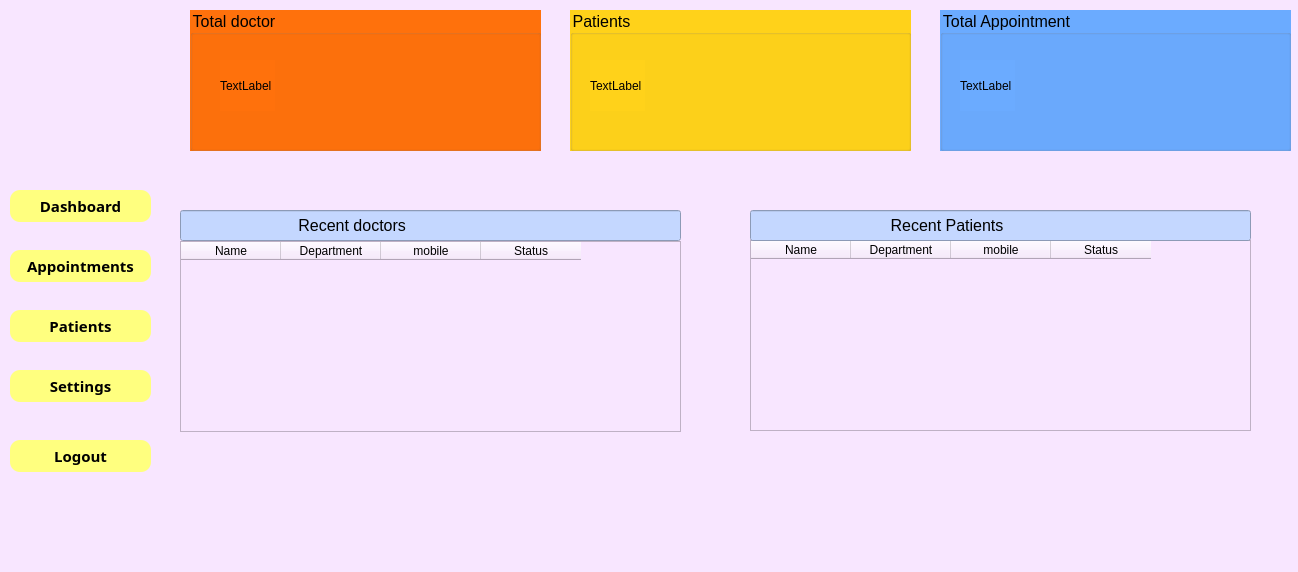
<ui version="4.0">
 <class>MainWindow</class>
 <widget class="QMainWindow" name="MainWindow" styleSheet="background-color: rgb(240, 240, 240);">
  <property name="geometry">
   <rect>
    <x>0</x>
    <y>0</y>
    <width>1298</width>
    <height>572</height>
   </rect>
  </property>
  <property name="windowTitle">
   <string>MainWindow</string>
  </property>
  <property name="styleSheet">
   <string notr="true">background-color: rgb(255, 170, 255);
background-color: rgb(248, 230, 255);</string>
  </property>
  <widget class="QWidget" name="centralwidget">
   <widget class="QPushButton" name="pushButton">
    <property name="geometry">
     <rect>
      <x>10</x>
      <y>190</y>
      <width>141</width>
      <height>32</height>
     </rect>
    </property>
    <property name="font">
     <font>
      <family>MS Reference Sans Serif</family>
      <pointsize>11</pointsize>
      <weight>75</weight>
      <italic>false</italic>
      <bold>true</bold>
      <underline>false</underline>
      <strikeout>false</strikeout>
      <kerning>true</kerning>
     </font>
    </property>
    <property name="styleSheet">
     <string notr="true">selection-color: rgb(255, 255, 127);
background-color: rgb(255, 255, 127);
color: black;
border-radius: 10px;</string>
    </property>
    <property name="text">
     <string>Dashboard</string>
    </property>
    <property name="default">
     <bool>false</bool>
    </property>
    <property name="flat">
     <bool>false</bool>
    </property>
   </widget>
   <widget class="QPushButton" name="pushButton_2">
    <property name="geometry">
     <rect>
      <x>10</x>
      <y>250</y>
      <width>141</width>
      <height>32</height>
     </rect>
    </property>
    <property name="font">
     <font>
      <family>MS Reference Sans Serif</family>
      <pointsize>11</pointsize>
      <weight>75</weight>
      <italic>false</italic>
      <bold>true</bold>
      <underline>false</underline>
      <strikeout>false</strikeout>
      <kerning>true</kerning>
     </font>
    </property>
    <property name="styleSheet">
     <string notr="true">background-color: rgb(149, 79, 255);
background-color: rgb(255, 195, 98);
background-color: rgb(114, 67, 255);
background-color: rgb(255, 255, 127);
border-radius: 10px;</string>
    </property>
    <property name="text">
     <string>Appointments</string>
    </property>
    <property name="default">
     <bool>false</bool>
    </property>
    <property name="flat">
     <bool>false</bool>
    </property>
   </widget>
   <widget class="QPushButton" name="pushButton_4">
    <property name="geometry">
     <rect>
      <x>10</x>
      <y>310</y>
      <width>141</width>
      <height>32</height>
     </rect>
    </property>
    <property name="font">
     <font>
      <family>MS Reference Sans Serif</family>
      <pointsize>11</pointsize>
      <weight>75</weight>
      <italic>false</italic>
      <bold>true</bold>
      <underline>false</underline>
      <strikeout>false</strikeout>
      <kerning>true</kerning>
     </font>
    </property>
    <property name="styleSheet">
     <string notr="true">background-color: rgb(255, 255, 127);
border-radius: 10px;</string>
    </property>
    <property name="text">
     <string>Patients</string>
    </property>
    <property name="default">
     <bool>false</bool>
    </property>
    <property name="flat">
     <bool>false</bool>
    </property>
   </widget>
   <widget class="QPushButton" name="pushButton_5">
    <property name="geometry">
     <rect>
      <x>10</x>
      <y>370</y>
      <width>141</width>
      <height>32</height>
     </rect>
    </property>
    <property name="font">
     <font>
      <family>MS Reference Sans Serif</family>
      <pointsize>11</pointsize>
      <weight>75</weight>
      <italic>false</italic>
      <bold>true</bold>
      <underline>false</underline>
      <strikeout>false</strikeout>
      <kerning>true</kerning>
     </font>
    </property>
    <property name="styleSheet">
     <string notr="true">background-color: rgb(255, 255, 127);
border-radius: 10px;</string>
    </property>
    <property name="text">
     <string>Settings</string>
    </property>
    <property name="default">
     <bool>false</bool>
    </property>
    <property name="flat">
     <bool>false</bool>
    </property>
   </widget>
   <widget class="QPushButton" name="pushButton_6">
    <property name="geometry">
     <rect>
      <x>10</x>
      <y>440</y>
      <width>141</width>
      <height>32</height>
     </rect>
    </property>
    <property name="font">
     <font>
      <family>MS Reference Sans Serif</family>
      <pointsize>11</pointsize>
      <weight>75</weight>
      <italic>false</italic>
      <bold>true</bold>
      <underline>false</underline>
      <strikeout>false</strikeout>
      <kerning>true</kerning>
     </font>
    </property>
    <property name="styleSheet">
     <string notr="true">background-color: rgb(255, 255, 127);
border-radius: 10px;</string>
    </property>
    <property name="text">
     <string>Logout</string>
    </property>
    <property name="default">
     <bool>false</bool>
    </property>
    <property name="flat">
     <bool>false</bool>
    </property>
   </widget>
   <widget class="QLabel" name="label">
    <property name="geometry">
     <rect>
      <x>-20</x>
      <y>-10</y>
      <width>201</width>
      <height>181</height>
     </rect>
    </property>
    <property name="text">
     <string />
    </property>
    <property name="pixmap">
     <pixmap>images.png</pixmap>
    </property>
   </widget>
   <widget class="QGroupBox" name="groupBox">
    <property name="geometry">
     <rect>
      <x>190</x>
      <y>10</y>
      <width>351</width>
      <height>141</height>
     </rect>
    </property>
    <property name="font">
     <font>
      <pointsize>12</pointsize>
     </font>
    </property>
    <property name="styleSheet">
     <string notr="true">background-color: rgb(255, 113, 12);

</string>
    </property>
    <property name="title">
     <string>Total doctor</string>
    </property>
    <widget class="QLabel" name="label_3">
     <property name="geometry">
      <rect>
       <x>30</x>
       <y>50</y>
       <width>55</width>
       <height>51</height>
      </rect>
     </property>
     <property name="text">
      <string>TextLabel</string>
     </property>
    </widget>
   </widget>
   <widget class="QGroupBox" name="groupBox_2">
    <property name="geometry">
     <rect>
      <x>570</x>
      <y>10</y>
      <width>341</width>
      <height>141</height>
     </rect>
    </property>
    <property name="font">
     <font>
      <pointsize>12</pointsize>
     </font>
    </property>
    <property name="styleSheet">
     <string notr="true">background-color: rgb(255, 210, 26);</string>
    </property>
    <property name="title">
     <string>Patients</string>
    </property>
    <widget class="QLabel" name="label_2">
     <property name="geometry">
      <rect>
       <x>20</x>
       <y>50</y>
       <width>55</width>
       <height>51</height>
      </rect>
     </property>
     <property name="text">
      <string>TextLabel</string>
     </property>
    </widget>
   </widget>
   <widget class="QGroupBox" name="groupBox_3">
    <property name="geometry">
     <rect>
      <x>940</x>
      <y>10</y>
      <width>351</width>
      <height>141</height>
     </rect>
    </property>
    <property name="font">
     <font>
      <pointsize>12</pointsize>
     </font>
    </property>
    <property name="styleSheet">
     <string notr="true">background-color: rgb(107, 171, 255);</string>
    </property>
    <property name="title">
     <string>Total Appointment</string>
    </property>
    <widget class="QLabel" name="label_4">
     <property name="geometry">
      <rect>
       <x>20</x>
       <y>50</y>
       <width>55</width>
       <height>51</height>
      </rect>
     </property>
     <property name="text">
      <string>TextLabel</string>
     </property>
    </widget>
   </widget>
   <widget class="QTableWidget" name="tableWidget">
    <property name="geometry">
     <rect>
      <x>180</x>
      <y>241</y>
      <width>501</width>
      <height>191</height>
     </rect>
    </property>
    <column>
     <property name="text">
      <string>Name</string>
     </property>
    </column>
    <column>
     <property name="text">
      <string>Department</string>
     </property>
    </column>
    <column>
     <property name="text">
      <string>mobile</string>
     </property>
    </column>
    <column>
     <property name="text">
      <string>Status</string>
     </property>
    </column>
   </widget>
   <widget class="QLineEdit" name="lineEdit">
    <property name="geometry">
     <rect>
      <x>180</x>
      <y>210</y>
      <width>501</width>
      <height>31</height>
     </rect>
    </property>
    <property name="font">
     <font>
      <pointsize>12</pointsize>
     </font>
    </property>
    <property name="styleSheet">
     <string notr="true">background-color: rgb(196, 215, 255);</string>
    </property>
    <property name="text">
     <string>                          Recent doctors</string>
    </property>
   </widget>
   <widget class="QTableWidget" name="tableWidget_2">
    <property name="geometry">
     <rect>
      <x>750</x>
      <y>240</y>
      <width>501</width>
      <height>191</height>
     </rect>
    </property>
    <column>
     <property name="text">
      <string>Name</string>
     </property>
    </column>
    <column>
     <property name="text">
      <string>Department</string>
     </property>
    </column>
    <column>
     <property name="text">
      <string>mobile</string>
     </property>
    </column>
    <column>
     <property name="text">
      <string>Status</string>
     </property>
    </column>
   </widget>
   <widget class="QLineEdit" name="lineEdit_2">
    <property name="geometry">
     <rect>
      <x>750</x>
      <y>210</y>
      <width>501</width>
      <height>31</height>
     </rect>
    </property>
    <property name="font">
     <font>
      <pointsize>12</pointsize>
     </font>
    </property>
    <property name="styleSheet">
     <string notr="true">background-color: rgb(196, 215, 255);</string>
    </property>
    <property name="text">
     <string>                               Recent Patients</string>
    </property>
   </widget>
  </widget>
  <widget class="QMenuBar" name="menubar">
   <property name="geometry">
    <rect>
     <x>0</x>
     <y>0</y>
     <width>1298</width>
     <height>26</height>
    </rect>
   </property>
  </widget>
  <widget class="QStatusBar" name="statusbar" />
 </widget>
 <resources>
  <include location="sample.qrc" />
 </resources>
 <connections />
</ui>
